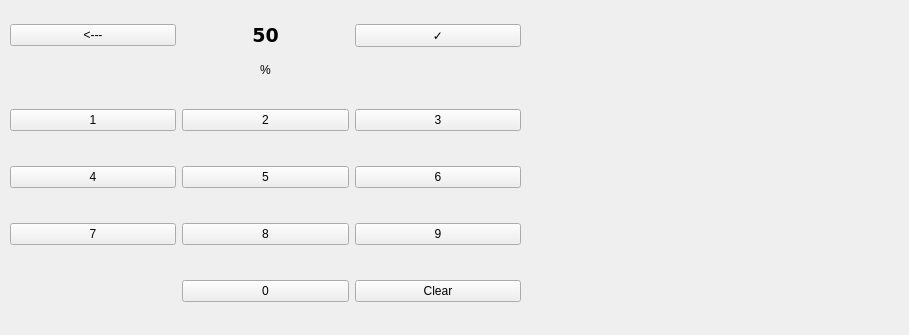
<?xml version="1.0" encoding="UTF-8"?>
<ui version="4.0">
 <class>DeliverNowInputScreen</class>
 <widget class="QWidget" name="DeliverNowInputScreen">
  <property name="geometry">
   <rect>
    <x>0</x>
    <y>0</y>
    <width>909</width>
    <height>335</height>
   </rect>
  </property>
  <property name="windowTitle">
   <string>Form</string>
  </property>
  <widget class="QWidget" name="gridLayoutWidget">
   <property name="geometry">
    <rect>
     <x>10</x>
     <y>10</y>
     <width>511</width>
     <height>51</height>
    </rect>
   </property>
   <layout class="QGridLayout" name="gridLayout">
    <item row="0" column="0">
     <widget class="QPushButton" name="backButton">
      <property name="text">
       <string>&lt;---</string>
      </property>
     </widget>
    </item>
    <item row="0" column="1">
     <widget class="QLabel" name="labelPercentValue">
      <property name="font">
       <font>
        <family>DejaVu Sans</family>
        <pointsize>14</pointsize>
        <weight>75</weight>
        <bold>true</bold>
       </font>
      </property>
      <property name="text">
       <string>50</string>
      </property>
      <property name="alignment">
       <set>Qt::AlignCenter</set>
      </property>
     </widget>
    </item>
    <item row="0" column="2">
     <widget class="QPushButton" name="confirmButton">
      <property name="text">
       <string>✓</string>
      </property>
     </widget>
    </item>
   </layout>
  </widget>
  <widget class="QWidget" name="gridLayoutWidget_2">
   <property name="geometry">
    <rect>
     <x>10</x>
     <y>80</y>
     <width>511</width>
     <height>251</height>
    </rect>
   </property>
   <layout class="QGridLayout" name="gridLayout_2">
    <item row="0" column="0">
     <widget class="QPushButton" name="btn1">
      <property name="text">
       <string>1</string>
      </property>
     </widget>
    </item>
    <item row="1" column="1">
     <widget class="QPushButton" name="btn5">
      <property name="text">
       <string>5</string>
      </property>
     </widget>
    </item>
    <item row="2" column="0">
     <widget class="QPushButton" name="btn7">
      <property name="text">
       <string>7</string>
      </property>
     </widget>
    </item>
    <item row="1" column="0">
     <widget class="QPushButton" name="btn4">
      <property name="text">
       <string>4</string>
      </property>
     </widget>
    </item>
    <item row="0" column="1">
     <widget class="QPushButton" name="btn2">
      <property name="text">
       <string>2</string>
      </property>
     </widget>
    </item>
    <item row="2" column="1">
     <widget class="QPushButton" name="btn8">
      <property name="text">
       <string>8</string>
      </property>
     </widget>
    </item>
    <item row="0" column="2">
     <widget class="QPushButton" name="btn3">
      <property name="text">
       <string>3</string>
      </property>
     </widget>
    </item>
    <item row="1" column="2">
     <widget class="QPushButton" name="btn6">
      <property name="text">
       <string>6</string>
      </property>
     </widget>
    </item>
    <item row="2" column="2">
     <widget class="QPushButton" name="btn9">
      <property name="text">
       <string>9</string>
      </property>
     </widget>
    </item>
    <item row="3" column="2">
     <widget class="QPushButton" name="clearButton">
      <property name="text">
       <string>Clear</string>
      </property>
     </widget>
    </item>
    <item row="3" column="1">
     <widget class="QPushButton" name="btn0">
      <property name="text">
       <string>0</string>
      </property>
     </widget>
    </item>
   </layout>
  </widget>
  <widget class="QLabel" name="label">
   <property name="geometry">
    <rect>
     <x>180</x>
     <y>60</y>
     <width>171</width>
     <height>20</height>
    </rect>
   </property>
   <property name="text">
    <string>%</string>
   </property>
   <property name="alignment">
    <set>Qt::AlignCenter</set>
   </property>
  </widget>
 </widget>
 <resources/>
 <connections/>
</ui>
